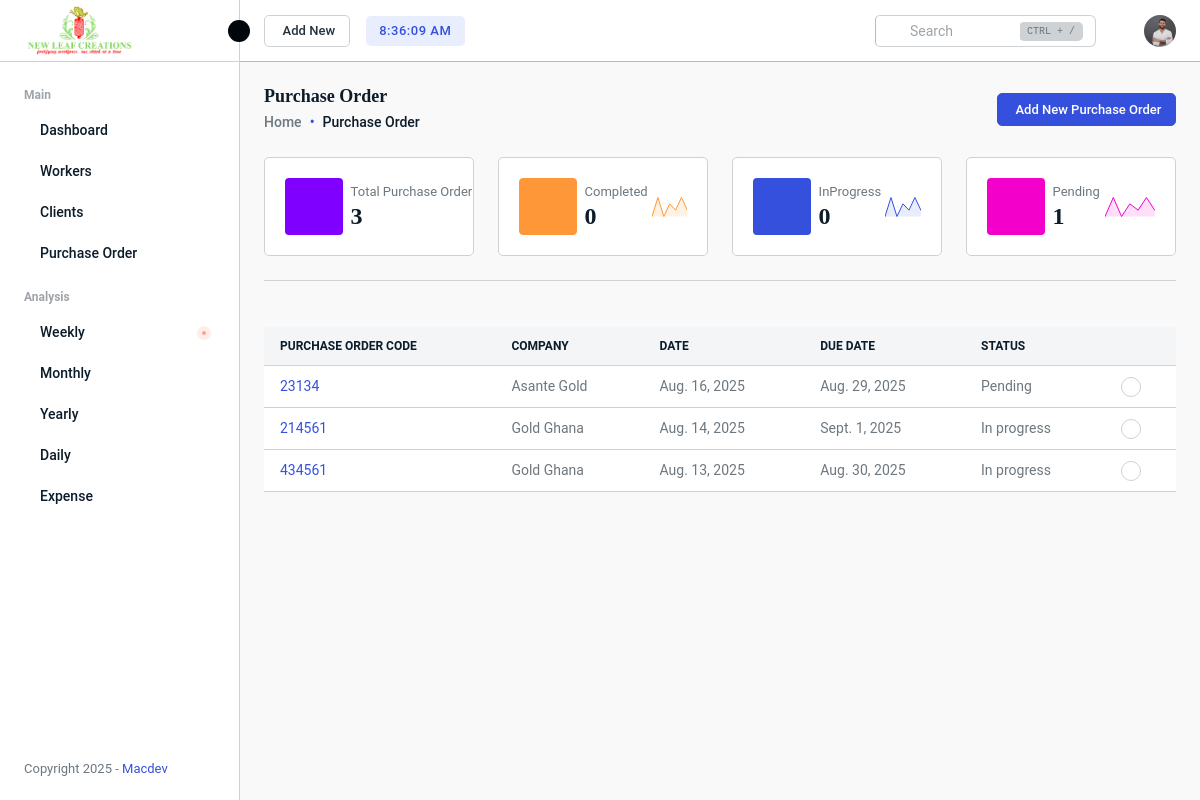
The page /management/purchase_orders/ (signed in) on the database its author committed.
### managementSystem/models.py (models this page shows, shortened)
class PurchaseOrder(models.Model):
    po_number = models.CharField(max_length=100, unique=True)
    client = models.ForeignKey(Client, on_delete=models.CASCADE)
    date = models.DateField()
    due_date = models.DateField()
    status = models.CharField(max_length=20, default='Pending')

class Client(models.Model):
    name = models.CharField(max_length=200)
    address = models.TextField()
    contact_email = models.EmailField()
    phone = models.CharField(max_length=15)
    def __str__(self):
        return self.name

### managementSystem/views.py (the view)
# urls.py: path('purchase_orders/', views.orders, name='orders'),
def orders(request):
    orders = PurchaseOrder.objects.all().order_by('-id')
    total_orders = orders.count()
    completed_orders = orders.filter(status="Completed").count()
    inprogress_orders = orders.filter(status="In Progress").count()
    pending_orders = orders.filter(status="Pending").count()
    return render(request, 'orders/orders.html',{
        'orders': orders,
        'total_orders': total_orders,
        'completed_orders': completed_orders,
        'pending_orders': pending_orders,
        'inprogress_orders': inprogress_orders,
    })

### managementSystem/templates/orders/orders.html (shortened to what this page needs)
{% extends "base.html" %}
{% load static %}
{% block content %}
    <div class="main-wrapper">
        <div class="page-wrapper">
            <div class="content content-two">
                <div class="mb-4 d-flex align-items-center flex-wrap gap-2 justify-content-between">
                    <div>
                        <h4 class="mb-1 fw-bold">Purchase Order</h4>
                        <nav>
                            <ol class="breadcrumb breadcrumb-dot mb-0">
                                <li class="breadcrumb-item">
                                    <a href="{% url 'dashboard' %}">Home</a>
                                </li>
                                <li class="breadcrumb-item active" aria-current="page">Purchase Order</li>
                            </ol>
                        </nav>
                    </div>
                    <div class="d-flex align-items-center">
                        <a href="{% url 'managementSystem:create_order' %}" class="btn btn-md btn-primary">Add New Purchase Order</a>
                    </div>
                </div>
                <div class="row">
                    <div class="col-xl-3 col-md-6 d-flex">
                        <div class="card flex-fill shadow-none">
                            <div class="card-body">
                                <div class="d-flex align-items-center justify-content-between">
                                    <div class="d-flex align-items-center">
                                        <div class="avatar avatar-xl bg-violet rounded-1 me-2 flex-shrink-0">
                                        </div>
                                        <div>
                                            <span class="fs-13 text-nowrap">Total Purchase Order</span>
                                            <h2>{{total_orders}}</h2>
                                        </div>
                                    </div>
                                </div>
                            </div>
                        </div>
                    </div>
                    <div class="col-xl-3 col-md-6 d-flex">
                        <div class="card flex-fill shadow-none">
                            <div class="card-body">
                                <div class="d-flex align-items-center justify-content-between">
                                    <div class="d-flex align-items-center">
                                        <div class="avatar avatar-xl bg-secondary rounded-1 me-2 flex-shrink-0">
                                        </div>
                                        <div>
                                            <span class="fs-13 text-nowrap">Completed</span>
                                            <h2>{{completed_orders}}</h2>
                                        </div>
                                    </div>
                                    <div class="text-end">
                                    </div>
                                </div>
                            </div>
                        </div>
                    </div>
                    <div class="col-xl-3 col-md-6 d-flex">
                        <div class="card flex-fill shadow-none">
                            <div class="card-body">
                                <div class="d-flex align-items-center justify-content-between">
                                    <div class="d-flex align-items-center">
                                        <div class="avatar avatar-xl bg-primary rounded-1 me-2 flex-shrink-0">
                                        </div>
                                        <div>
                                            <span class="fs-13 text-nowrap">InProgress</span>
                                            <h2>{{inprogress_orders}}</h2>
                                        </div>
                                    </div>
                                    <div class="text-end">
                                    </div>
                                </div>
                            </div>
                        </div>
                    </div>
                    <div class="col-xl-3 col-md-6 d-flex">
                        <div class="card flex-fill shadow-none">
                            <div class="card-body">
                                <div class="d-flex align-items-center justify-content-between">
                                    <div class="d-flex align-items-center">
                                        <div class="avatar avatar-xl bg-pink rounded-1 me-2 flex-shrink-0">
                                        </div>
                                        <div>
                                            <span class="fs-13 text-nowrap">Pending</span>
                                            <h2>{{pending_orders}}</h2>
                                        </div>
                                    </div>
                                    <div class="text-end">
                                    </div>
                                </div>
                            </div>
                        </div>
                    </div>
                </div>
                <ul class="nav nav-tabs tab-style-project d-inline-flex d-block" role="tablist">
                </ul>
                <div class="table-responsive">
                    <table class="table">
                        <thead class="thead-light text-uppercase">
                            <tr>
                                <th class="no-sort">Purchase Order Code</th>
                                <th class="no-sort">Company</th>
                                <th class="no-sort">Date</th>
                                <th class="no-sort">Due date</th>
                                <th class="no-sort">Status</th>
                                <th class="no-sort"></th>
                            </tr>
                        </thead>
                        <tbody>
                            {%for order in orders%}
                            <tr>
                                <td><a href="{% url 'managementSystem:view_po' order.id %}" class="text-primary">{{order.po_number}}</a></td>
                                <td>{{order.client}}</td>
                                <td> {{order.date}} </td>
                                <td> {{order.due_date}} </td>
                                <td> {{order.status}} </td>
                                <td>
                                    <a class="action-set dot-settings" href="javascript:void(0);" data-bs-toggle="dropdown" aria-expanded="true">
                                    </a>
                                </td>
                            </tr>
                            {% empty %}
                            <tr>
                                 <td colspan="6" class="text-center">No Purchase order yet</td>
                            </tr>
                            {% endfor %}
                        </tbody>
                    </table>
                </div>
            </div>
        </div>
    </div>
{% endblock %}

### rows shown on the page
PurchaseOrder: po_number "23134", client "Asante Gold", date "Aug. 16, 2025", due_date "Aug. 29, 2025", status "Pending"
PurchaseOrder: po_number "214561", client "Gold Ghana", date "Aug. 14, 2025", due_date "Sept. 1, 2025", status "In progress"
PurchaseOrder: po_number "434561", client "Gold Ghana", date "Aug. 13, 2025", due_date "Aug. 30, 2025", status "In progress"

### other values the page prints
{{ total_orders }} "3"
{{ completed_orders }} "0"
{{ inprogress_orders }} "0"
{{ pending_orders }} "1"
